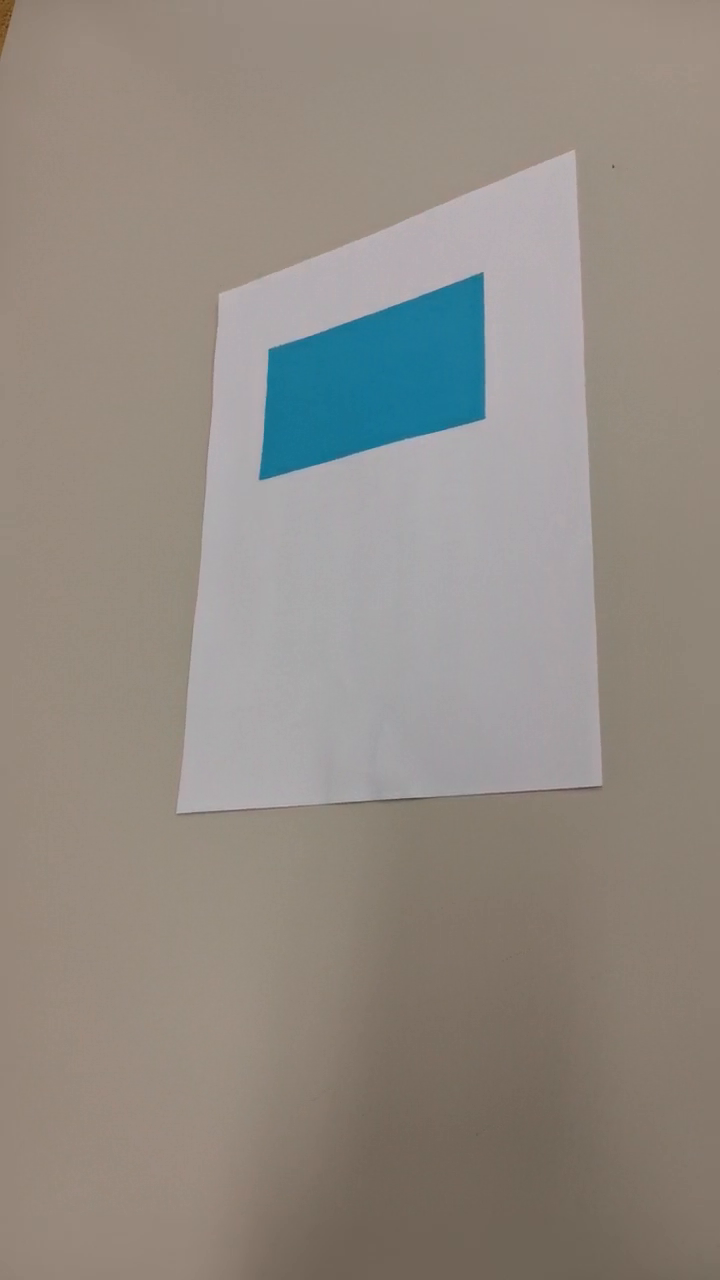
#> input picture frame 147 of videosesion7.mp4, 720 x 1280 px, given in place of video11.mp4, which was not available
$ python contoursvideo.py   (older library calls are emulated)
#> lines starting #> are read from the running program, lines starting #| are printed output that depends on the picture; after the words box and inside, x2 and y2 are one past the last pixel; in counts of white or black regions, pixels touching at a corner belong together; pictures that were not available may be replaced by others from this repository, and a replacement may not be noted
# -*- coding: utf-8 -*-
"""
Created on Wed Mar 30 17:38:13 2022

@author: CleanPC - Service IT
"""

import numpy as np
import cv2 as cv
import csv
# from decimal import Decimal, getcontext

# getcontext().prec = 2*n
AMARILLO=(0,255,255)
# BLANCO=(0,0,0)
# NEGRO=(255,255,255)
cap = cv.VideoCapture('video11.mp4')
cap2 = cv.VideoCapture('pelotaroja.mp4')
cap.set(cv.CAP_PROP_POS_MSEC,5000)

# def take_second(elem):
#     return elem[1]

if not cap.isOpened():
    print("Cannot open camera")
    exit()
while(1):
    # Take each frame
    ret,im = cap.read()
#> im is the input picture: shape (1280, 720, 3); mean B, G, R 131.1, 138.8, 145.8
    ret2,imm= cap2.read()
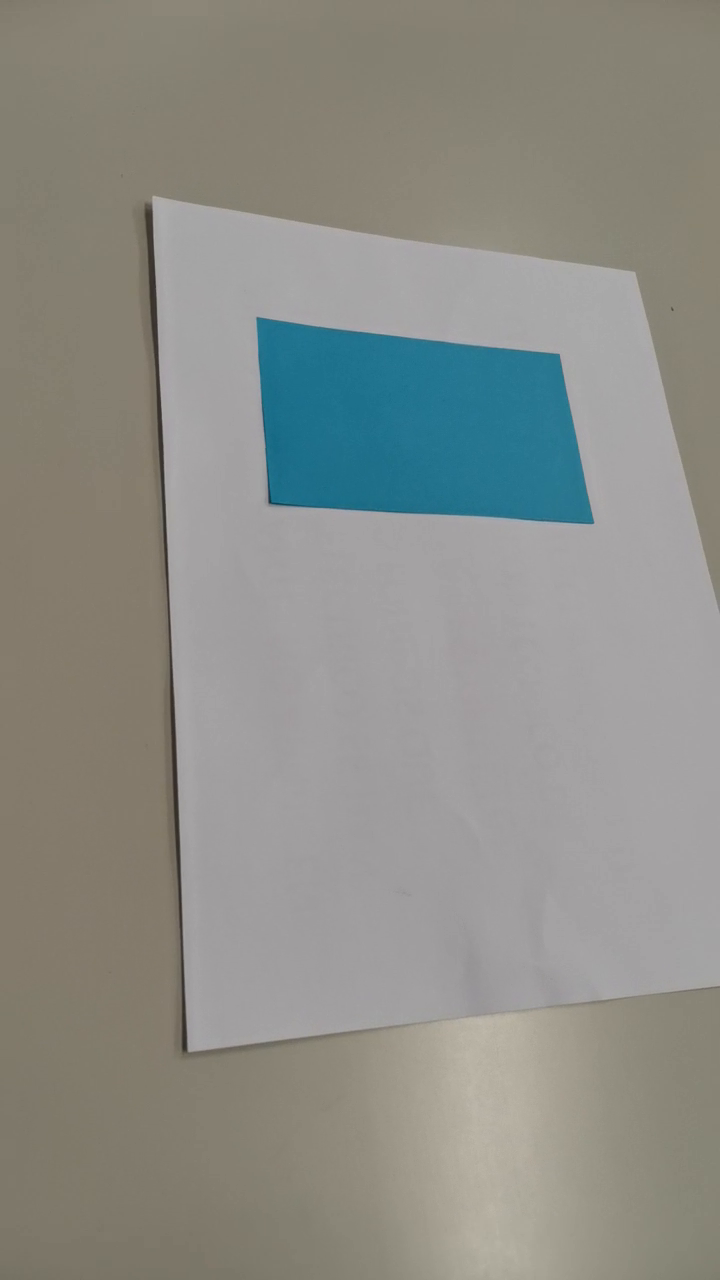
#> input picture frame 28 of videosesion7.mp4, 720 x 1280 px, given in place of pelotaroja.mp4, which was not available
#> imm is the input picture: shape (1280, 720, 3); mean B, G, R 135.9, 141.8, 140.9
    if not ret:
        print("Can't receive frame (stream end?). Exiting ...")
        break

    if not ret2:
        print("Can't receive frame (stream end?). Exiting ...")
        break
    #se cambia el espacio de color y se buscan los pixels de color rojo

    # cv.imshow('video',im)
    imgrere=cv.resize(im,(800,800))
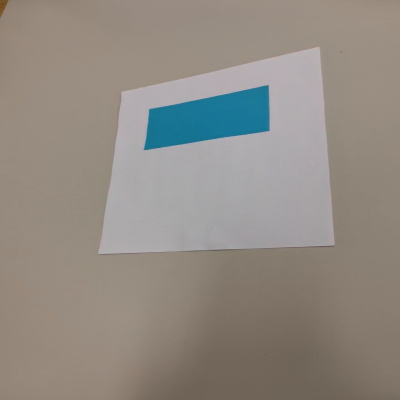
#> imgrere: shape (800, 800, 3) (shown at 1/2 size); mean B, G, R 131, 138.7, 145.8
    imgrerot=cv.resize(imm,(800,800))
    imgre=cv.rotate(imgrere,cv.ROTATE_90_CLOCKWISE)
    rows,cols,ch = imgrerot.shape
    pts2 = np.float32([[cols,0],[0,0],[0,rows],[cols,rows]])
    hsv = cv.cvtColor(imgre, cv.COLOR_BGR2HSV)
#> hsv: shape (800, 800, 3); mean H, S, V 42.6, 41.4, 149.9
    lower_blue = np.array([80,50,50])
    upper_blue = np.array([160,255,255])
    # Se localizan los puntos rojos
    mask = cv.inRange(hsv, lower_blue, upper_blue)
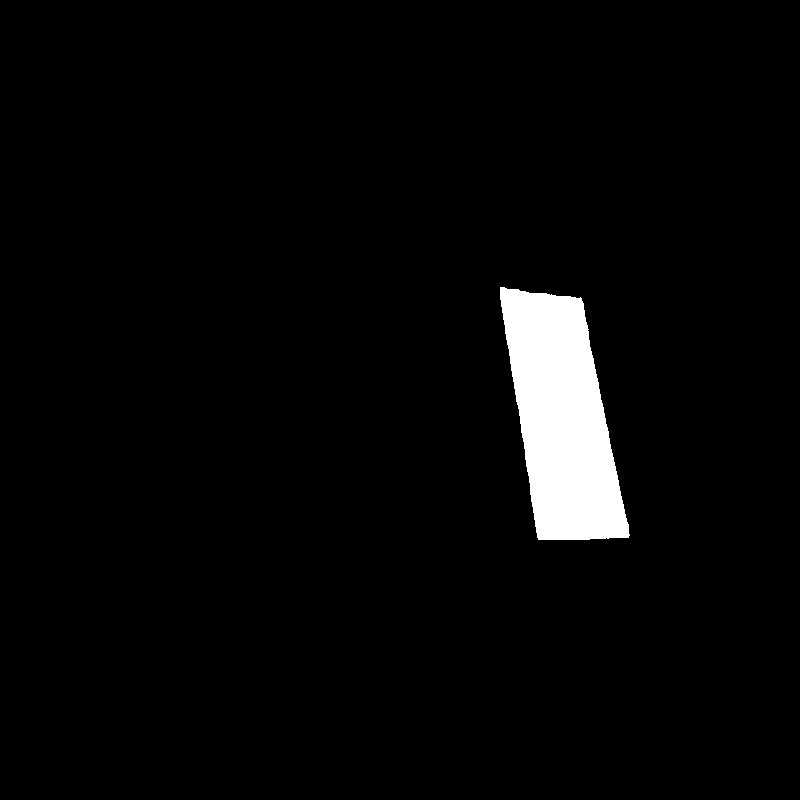
#> mask: shape (800, 800); 3.3% white; 1 white region, box (x1, y1, x2, y2) and area: (500, 287, 630, 540) 21341
    res = cv.bitwise_not(mask)
#> res: shape (800, 800); 96.7% white; 1 black region
    img2_fg = cv.bitwise_and(imgre,imgre,mask = res)
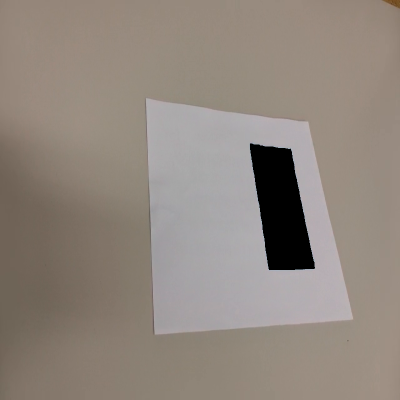
#> img2_fg: shape (800, 800, 3) (shown at 1/2 size); mean B, G, R 126.1, 134.8, 144.8
    cv.imshow('mask',mask)
    ret, thresh = cv.threshold(mask, 124, 255, 0)


    cv.imshow('thresh',thresh)
    im2, contours, hierarchy = cv.findContours(thresh, cv.RETR_TREE, cv.CHAIN_APPROX_SIMPLE)
#> contours = 1 contour; box (x1, y1, x2, y2) and area: (500, 287, 630, 540) 21009
    #se utilizan los momentos de orden 0 y 1 para calcular las coordenadas x e y del centro de la pelota


    for i in range(len(contours)):
        epsilon = 0.08*cv.arcLength(contours[i],True)
        approx = cv.approxPolyDP(contours[i],epsilon,True)

        ap=len(approx)
        # cv.drawContours(img2_fg, [approx], 0,AMARILLO, 3)
        cv.imshow('img2_fg',img2_fg)
        W = approx.reshape(ap,2)
#> this loop made 1 pass
#> (epsilon, ap, W) on pass 1: (56.54, 4, [[500, 287], [538, 539], [628, 537], [581, 298]])
        # approx2 = sorted(W, key=take_second)
    approx2=np.float32(W)
#> approx2 = [[500, 287], [538, 539], [628, 537], [581, 298]]
    # with open("approx.csv", "a", newline ='') as csvfile:
    #     wr = csv.writer(csvfile, dialect='excel', delimiter=',' )
    #     wr.writerow(approx2)
        # sort coordenadas:

    ap2=len(approx2)
#> ap2 = 4

        # #de izquierda a derecha
        # for i in range(ap2):
        #     for j in range(0,ap2-i-1):
        #     #si es la columna mas grande esta a la derecha
        #         if(approx2[j][0]>approx2[j+1][0]):
        #             # arr=
        #             approx2[j][0],approx2[j+1][0]=approx2[j+1][0],approx2[j][0]
        #             approx2[j][1],approx2[j+1][1]=approx2[j+1][1],approx2[j][1]


        # arr.append(np.amin(approx2, axis=0))
        # arr.append(max(approx2))
        #de arriba abajo
    # for i in range(ap2):
    #     for j in range(0,ap2-i-1):
    #         #si es la columna mas grande esta a la derecha
    #         if(approx2[j][1]>approx2[j+1][1]):
    #             approx2[j][0],approx2[j+1][0]=approx2[j+1][0],approx2[j][0]
    #             approx2[j][1],approx2[j+1][1]=approx2[j+1][1],approx2[j][1]

        #de izquierda a derecha
    # for i in range(ap2):
    #         for j in range(0,ap2-i-1):
    #         #si es la columna mas grande esta a la derecha
    #             if(approx2[j][0]>approx2[j+1][0]):
    #                 # arr=
    #                 approx2[j][0],approx2[j+1][0]=approx2[j+1][0],approx2[j][0]
    #                 approx2[j][1],approx2[j+1][1]=approx2[j+1][1],approx2[j][1]


        # arr2.append(min(approx2))
        # arr2.append(max(approx2))
        # arrt.append(arr, arr2, axis=0)


        # leftmost = tuple(contours[contours[:,:,0].argmin()][0])
        # rightmost = tuple(contours[contours[:,:,0].argmax()][0])
        # topmost = tuple(contours[contours[:,:,1].argmin()][0])
        # bottommost = tuple(contours[contours[:,:,1].argmax()][0])


        # pts1 = np.float32([[approx2[0][0],approx2[0][1]],[approx2[1][0],approx2[1][1]],[approx2[2][0],approx2[2][1]],[approx2[3][0],approx2[3][1]]])

    # pts
    Me = cv.getPerspectiveTransform(pts2,approx2)
#> Me = [[0.0441, 0.16, 538], [-0.262, 0.0385, 539], [0.000183, 7.64e-05, 1]]
    dst2 = cv.warpPerspective(imgrerot,Me,(800,800))
    added=cv.add(img2_fg,dst2)
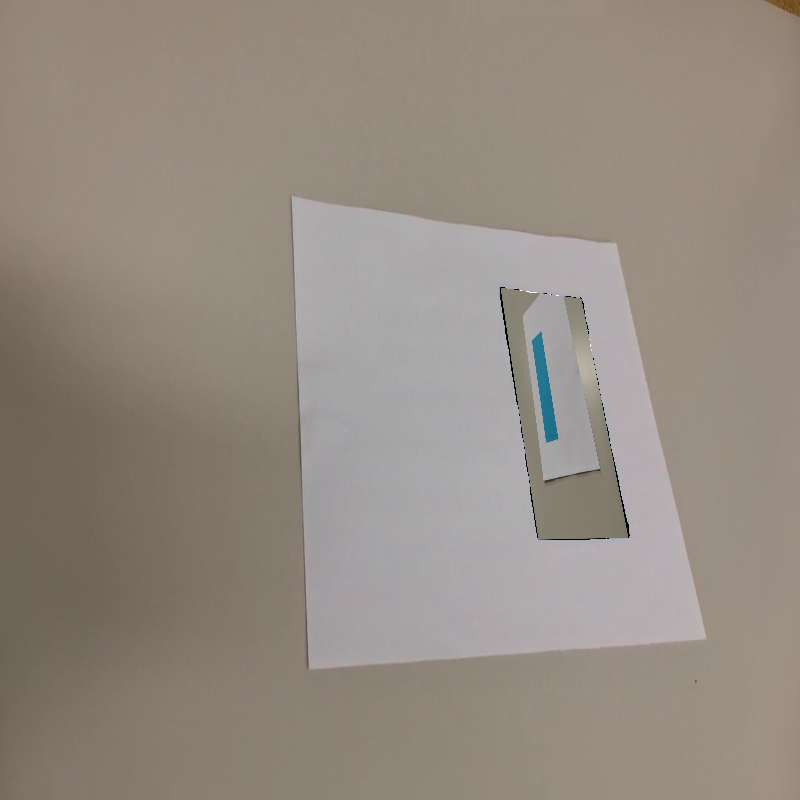
#> added: shape (800, 800, 3); mean B, G, R 130.4, 139.4, 149.4
    cv.imshow('dst2',dst2)
    cv.imshow('dst',added)

    k = cv.waitKey(5) & 0xFF
#> (key Esc is pressed here)
    if k == 27:
        break

cap.release()
cv.destroyAllWindows()

$ run again, starting later in the video
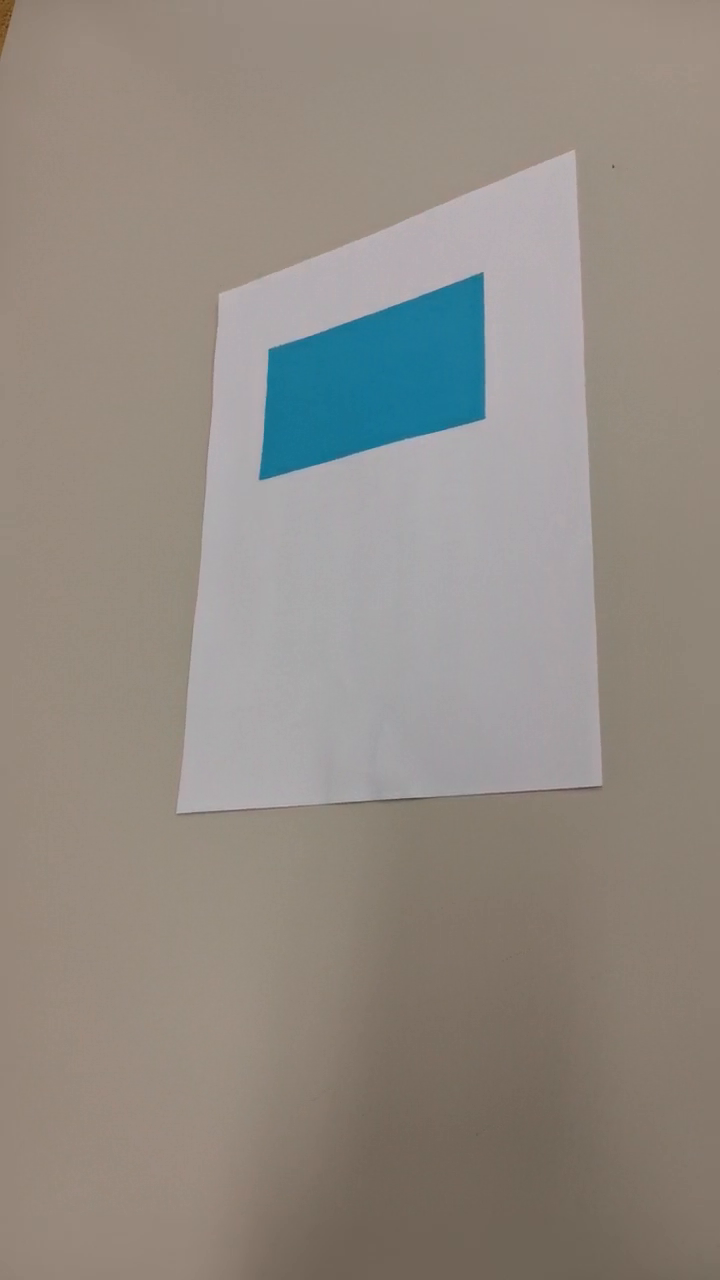
#> input picture frame 147 of videosesion7.mp4, 720 x 1280 px, given in place of video11.mp4, which was not available
#> im is the input picture: shape (1280, 720, 3); mean B, G, R 131.1, 138.8, 145.8
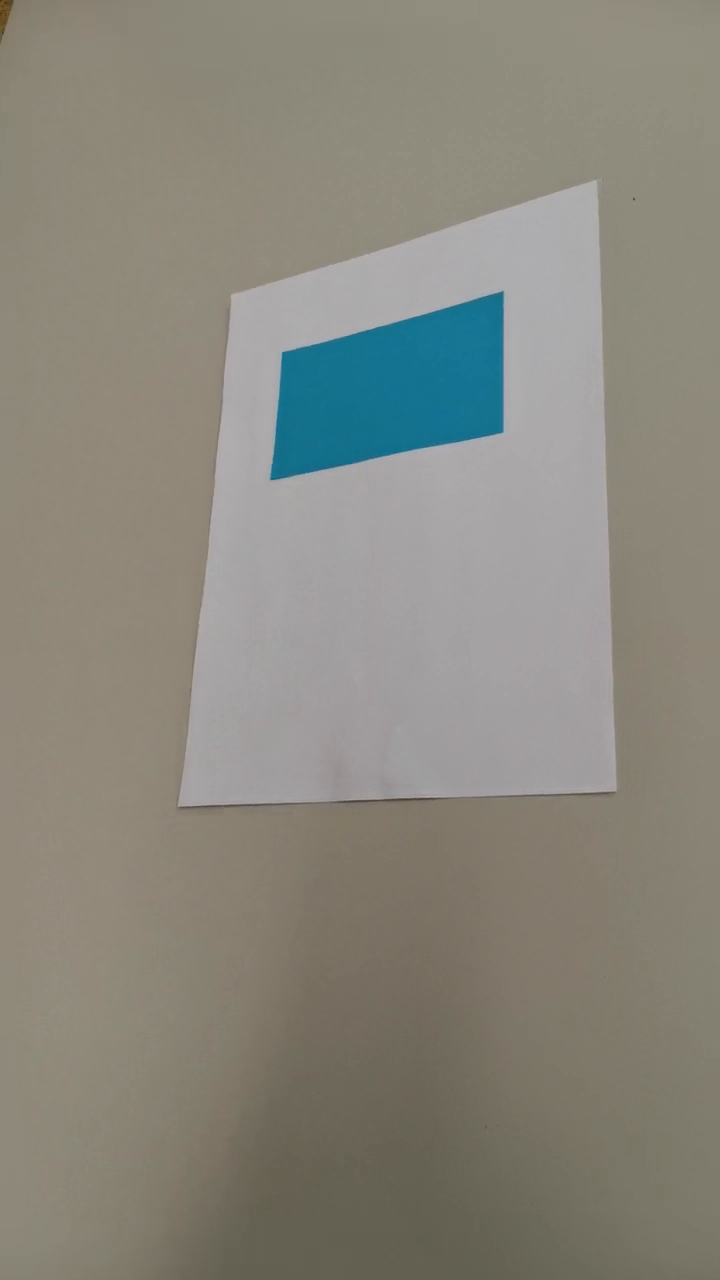
#> input picture frame 129 of videosesion7.mp4, 720 x 1280 px, given in place of pelotaroja.mp4, which was not available
#> imm is the input picture: shape (1280, 720, 3); mean B, G, R 125.3, 135.1, 137.4
#> hsv: shape (800, 800, 3); mean H, S, V 42.6, 41.4, 149.9
#> mask: shape (800, 800); 3.3% white; 1 white region, box (x1, y1, x2, y2) and area: (500, 287, 630, 540) 21341
#> res: shape (800, 800); 96.7% white; 1 black region
#> contours = 1 contour; box (x1, y1, x2, y2) and area: (500, 287, 630, 540) 21009
#> the loop `for i in range(len(contours)):` made 1 pass
#> (epsilon, ap, W) on pass 1: (56.54, 4, [[500, 287], [538, 539], [628, 537], [581, 298]])
#> approx2 = [[500, 287], [538, 539], [628, 537], [581, 298]]
#> ap2 = 4
#> Me = [[0.0441, 0.16, 538], [-0.262, 0.0385, 539], [0.000183, 7.64e-05, 1]]
#> `added=cv.add(img2_fg,dst2)`:
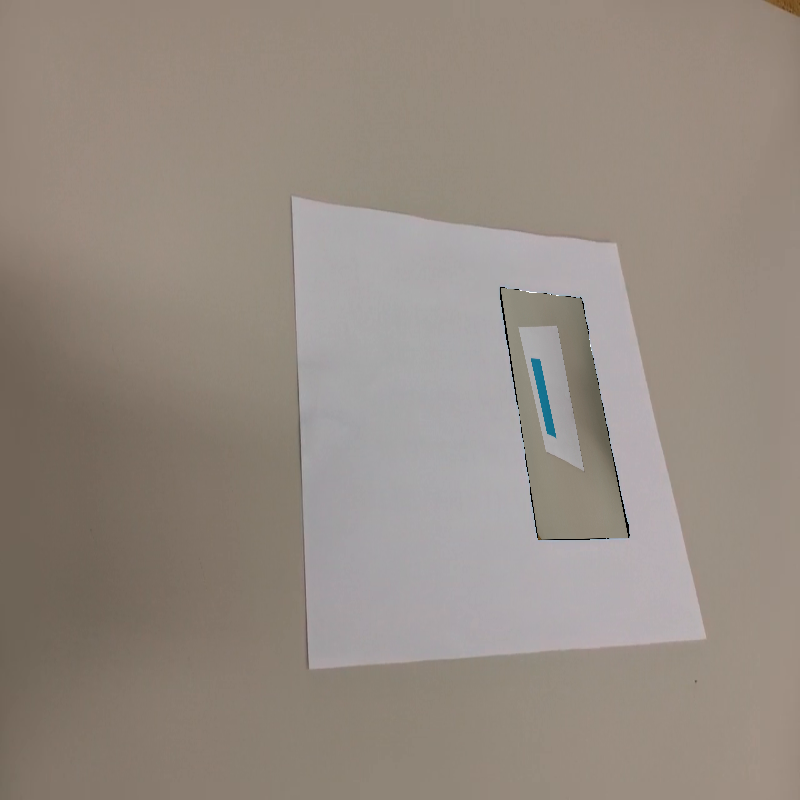
#> added: shape (800, 800, 3); mean B, G, R 130.1, 139.2, 149.3
